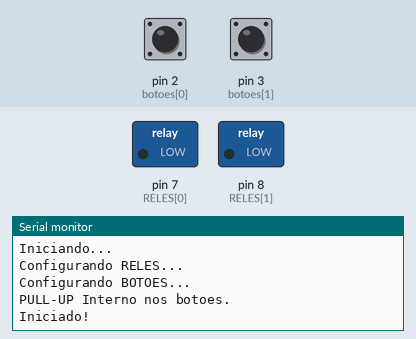
Bench run of a sketch on a simulated Arduino Uno, built with avr-gcc and run on an emulated ATmega328P. Shown: switched loads named in the sketch (green lamp = pin HIGH), the last lines printed to the serial monitor. Inputs (shaded band) come from the test bench; at power-on: pin 3 (botoes[1]) HIGH, pin 2 (botoes[0]) HIGH.

Above: at 1.2 s.
1.3 s: pin 3 (botoes[1]) pulled LOW for 1 s
At 3.7 s:
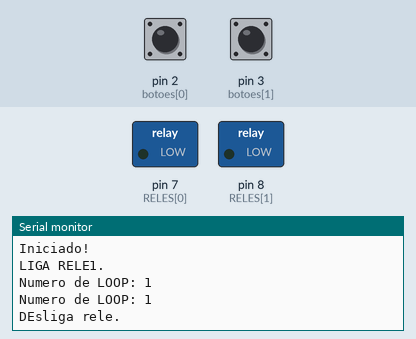
4.1 s: pin 3 (botoes[1]) pulled LOW for 3.2 s
At 7.71 s:
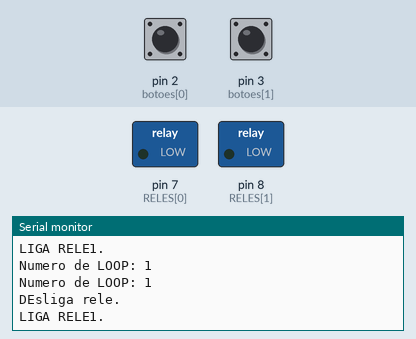

The sketch:

miguel_durante.ino
```cpp
#include <Bounce.h>


int MILIS_ESPERA = 400; // aumenta para os testes ate chegar em um valor correto.

int statusRele[] = {LOW,LOW};
int RELES[] = {7,8};
int botoes[] = {2,3};

int repeticao = 0;
boolean start = false;

unsigned long startTimer = 0;
unsigned long endTimer;

unsigned long  present;


Bounce botao_radio = Bounce (botoes[0], MILIS_ESPERA);
Bounce botao_fixo = Bounce (botoes[1], MILIS_ESPERA);


int status_radio = 0;
int status_fixo  = 0;

long previousMillis = 0;        // will store last time LED was updated
long previousMillis2 = 0;        // will store last time LED was updated

long interval = 1000;           // interval at which to blink (milliseconds)
long intervalParte1 = 12000;

void setup(){
  Serial.begin(9600);
  Serial.println("Iniciando...");
  Serial.println("Configurando RELES...");

  pinMode(RELES[0],OUTPUT);
  pinMode(RELES[1],OUTPUT);

  Serial.println("Configurando BOTOES...");
  pinMode(botoes[0],INPUT);
  pinMode(botoes[1],INPUT);

  Serial.println("PULL-UP Interno nos botoes.");
  digitalWrite(botoes[0], HIGH);
  digitalWrite(botoes[1], HIGH);

  Serial.println("Iniciado!");

}


void loop (){

  if ( botao_radio.update() ) {
    if ( botao_radio.read() == 1) {
      if ( status_radio == 0 ) {
        status_radio = 1;
      }
    }
  }

  if ( botao_fixo.update() ) {
    if ( botao_fixo.read() == 1) {
       status_fixo = 1;
    }
  }

  unsigned long currentMillis = millis();

 if(status_fixo == 1) {
   statusRele[1] = HIGH;
   digitalWrite(RELES[1], statusRele[1]);

  if ( start) {
    previousMillis = 0;
  } else {
    if(currentMillis - previousMillis > interval) {

      previousMillis = currentMillis;


      if (statusRele[0] == LOW){
        statusRele[0] = HIGH;
        Serial.println("LIGA RELE1.");
        repeticao = repeticao + 1;
      }
      else {
        statusRele[0] = LOW;
         Serial.println("DESLIGA RELE1.");
        repeticao = repeticao + 1;
      }

      if(repeticao == 10) {
        start = true;
      }

      digitalWrite(RELES[0], statusRele[0]);
    }
  }

   Serial.print("Numero de LOOP: ");
   Serial.print(repeticao);
   Serial.println();

  if (currentMillis - previousMillis2 > 1200){
    previousMillis2 = currentMillis;


  } else {
     statusRele[0] = LOW;
    statusRele[1] = LOW;
    digitalWrite(RELES[0], statusRele[0]);
    digitalWrite(RELES[1], statusRele[1]);
    Serial.println("DEsliga rele.");
    status_fixo = 0;
  }
 }


 }
```

Measured:
- after the input at 1.3 s, the serial monitor: prints a new line after 1.4 s (image 1)
